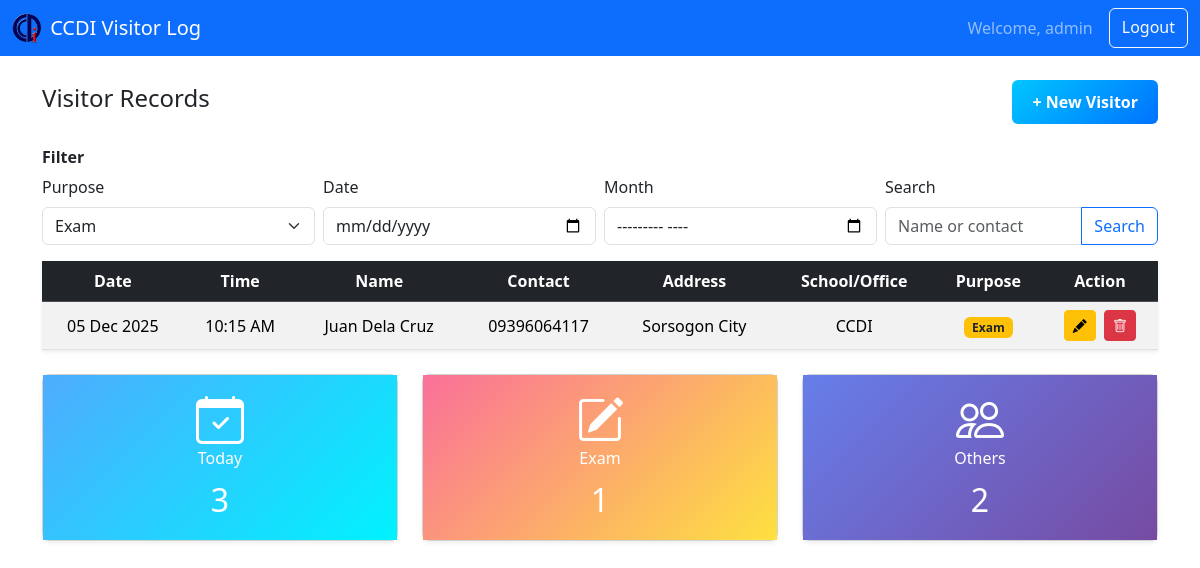
The page /dashboard.php?purpose=Exam (signed in) on the database its author committed.
### tables this page shows
CREATE TABLE `visitors` (
  `id` int(11) NOT NULL AUTO_INCREMENT,
  `fullname` varchar(100) NOT NULL,
  `date` datetime NOT NULL,
  `time` time NOT NULL,
  `address` varchar(255) DEFAULT NULL,
  `contact` varchar(20) DEFAULT NULL,
  `school_office` varchar(100) DEFAULT NULL,
  `purpose` enum('Visit','Inquiry','Exam') NOT NULL,
  PRIMARY KEY (`id`)
);

### dashboard.php (the view, shortened to what this page needs)
<?php
include("config.php");
$filter       = $_GET['purpose'] ?? '';
$search       = $_GET['search'] ?? '';
$filter_date  = $_GET['filter_date'] ?? '';
$filter_month = $_GET['filter_month'] ?? '';
$sql = "SELECT * FROM visitors";
$conditions = [];
$params = [];
if ($filter) {
    $conditions[] = "purpose = ?";
    $params[] = $filter;
}
if ($conditions) {
    $sql .= " WHERE " . implode(" AND ", $conditions);
}
$stmt = $conn->prepare($sql);
if ($params) {
    $types = str_repeat("s", count($params));
    $stmt->bind_param($types, ...$params);
}
$stmt->execute();
$result = $stmt->get_result();
$count_today_row = $conn->query("
    SELECT COUNT(*) AS total
    FROM visitors
    WHERE DATE(date) = CURDATE()
")->fetch_assoc();
$count_exam_row = $conn->query("
    SELECT COUNT(*) AS total
    FROM visitors
    WHERE DATE(date) = CURDATE()
      AND purpose = 'Exam'
")->fetch_assoc();
$count_others_row = $conn->query("
    SELECT COUNT(*) AS total
    FROM visitors
    WHERE DATE(date) = CURDATE()
      AND purpose IN ('Visit','Inquiry')
")->fetch_assoc();
$count_today  = $count_today_row['total']  ?? 0;
$count_exam   = $count_exam_row['total']   ?? 0;
$count_others = $count_others_row['total'] ?? 0;
?>
<!DOCTYPE html>
<html>
<head>
    <link rel="stylesheet" href="assets/css/bootstrap.min.css">
    <link rel="stylesheet" href="https://cdn.jsdelivr.net/npm/bootstrap-icons/font/bootstrap-icons.css">
</head>
<body>
<nav class="navbar navbar-expand-lg navbar-dark bg-primary">
  <div class="container-fluid">
   <a class="navbar-brand d-flex align-items-center" href="#">
    <img src="assets/img/ccdi_logo.jpg" alt="Logo" style="height: 30px; width: auto;" class="me-2">
         CCDI Visitor Log
    </a>
    <div class="d-flex">
      <span class="navbar-text me-3">Welcome, <?php echo $_SESSION['username']; ?></span>
      <a href="logout.php" class="btn btn-outline-light">Logout</a>
    </div>
  </div>
</nav>
<div class="container mt-4">
    <div class="d-flex justify-content-between align-items-center">
        <h4>Visitor Records</h4>
        <a href="add_visitor.php"
           class="btn fw-bold text-white"
           style="background: linear-gradient(135deg, #00c6ff, #0072ff); border: none; padding: 10px 20px; font-size: 1rem;">
           + New Visitor
        </a>
    </div>
    <h6 class="mt-4 fw-bold">Filter</h6>
    <form method="get" class="row g-2 align-items-end">
        <div class="col-md-3">
            <label class="form-label">Purpose</label>
            <select name="purpose" class="form-select" onchange="this.form.submit()">
                <option value="Exam" <?php if($filter=='Exam') echo 'selected'; ?>>Exam</option>
            </select>
        </div>
        <div class="col-md-3">
            <label class="form-label">Date</label>
            <input type="date" name="filter_date" class="form-control" value="<?php echo htmlspecialchars($filter_date); ?>" onchange="this.form.submit()">
        </div>
        <div class="col-md-3">
            <label class="form-label">Month</label>
            <input type="month" name="filter_month" class="form-control" value="<?php echo htmlspecialchars($filter_month); ?>" onchange="this.form.submit()">
        </div>
        <div class="col-md-3">
            <label class="form-label">Search</label>
            <div class="input-group">
                <input type="text" name="search" class="form-control" placeholder="Name or contact" value="<?php echo htmlspecialchars($search); ?>">
                <button class="btn btn-outline-primary" type="submit">Search</button>
            </div>
        </div>
    </form>
    <table class="table table-striped table-hover mt-3 shadow-sm text-center align-middle">
        <thead class="table-dark">
            <tr>
                <th>Date</th><th>Time</th><th>Name</th><th>Contact</th><th>Address</th><th>School/Office</th><th>Purpose</th><th>Action</th>
            </tr>
        </thead>
        <tbody>
        <?php if ($result->num_rows > 0) {
            while($row = $result->fetch_assoc()) { ?>
        <tr>
            <td><?php echo date("d M Y", strtotime($row['date'])); ?></td>
            <td><?php echo date("h:i A", strtotime($row['time'])); ?></td>
            <td><?php echo htmlspecialchars($row['fullname']); ?></td>
            <td><?php echo htmlspecialchars($row['contact']); ?></td>
            <td><?php echo htmlspecialchars($row['address']); ?></td>
            <td><?php echo htmlspecialchars($row['school_office']); ?></td>
            <td>
            <?php
                $purpose = trim($row['purpose']);
                switch($purpose) {
                    case 'Exam':    $badgeClass = 'bg-warning text-dark'; $label = 'Exam'; break;
                }
            ?>
            <span class="badge <?php echo $badgeClass; ?>"><?php echo $label; ?></span>
            </td>
            <td>
                <a href="edit_visitor.php?id=<?php echo $row['id']; ?>" class="btn btn-sm btn-warning me-1">
                    <i class="bi bi-pencil-fill"></i>
                </a>
                <a href="delete_visitor.php?id=<?php echo $row['id']; ?>" class="btn btn-sm btn-danger" onclick="return confirm('Delete this visitor?');">
                    <i class="bi bi-trash"></i>
                </a>
            </td>
        </tr>
        <?php } } else { ?>
        <tr><td colspan="8" class="text-center text-muted">No visitor records found.</td></tr>
        <?php } ?>
        </tbody>
    </table>
    <div class="row text-center mt-4">
        <div class="col-md-4">
            <div class="card shadow-sm" style="border-radius: 8px;">
                <div class="card-body text-white" style="background: linear-gradient(135deg, #4facfe, #00f2fe); min-height: 150px;">
                    <i class="bi bi-calendar-check display-5 mb-2"></i>
                    <h6>Today</h6>
                    <p class="fs-2 mb-0"><?php echo $count_today; ?></p>
                </div>
            </div>
        </div>
        <div class="col-md-4">
            <div class="card shadow-sm" style="border-radius: 8px;">
                <div class="card-body text-white" style="background: linear-gradient(135deg, #fa709a, #fee140); min-height: 150px;">
                    <i class="bi bi-pencil-square display-5 mb-2"></i>
                    <h6>Exam</h6>
                    <p class="fs-2 mb-0"><?php echo $count_exam; ?></p>
                </div>
            </div>
        </div>
        <div class="col-md-4">
            <div class="card shadow-sm" style="border-radius: 8px;">
                <div class="card-body text-white" style="background: linear-gradient(135deg, #667eea, #764ba2); min-height: 150px;">
                    <i class="bi bi-people display-5 mb-2"></i>
                    <h6>Others</h6>
                    <p class="fs-2 mb-0"><?php echo $count_others; ?></p>
                </div>
            </div>
        </div>
    </div>
</div>
</body>
</html>

### dashboard.php (style rules this page uses)
table td, table th { text-align: center; vertical-align: middle; }

### rows shown on the page
visitors: date "05 Dec 2025", time "10:15 AM", fullname "Juan Dela Cruz", contact "09396064117", address "Sorsogon City", school_office "CCDI", purpose "Exam"

### other values the page prints
$_SESSION['username'] "admin"
$count_today "3"
$count_exam "1"
$count_others "2"
